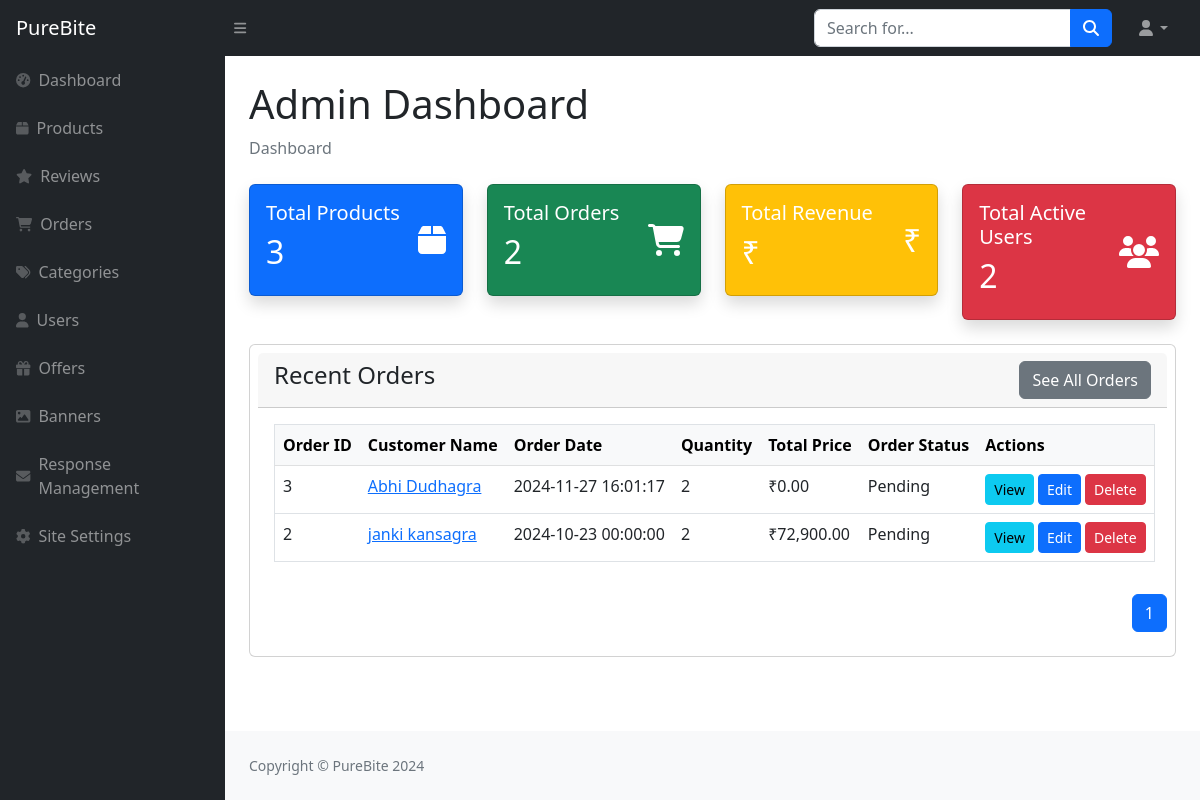
Screenshot of /Admin/index.php with the database file from the repository.
### tables this page shows
CREATE TABLE `order_header_tbl` (
  `Order_Id` int(11) NOT NULL,
  `User_Id` int(11) NOT NULL,
  `Order_Date` datetime NOT NULL,
  `Order_Status` varchar(10) NOT NULL,
  `Billing_Address_Id` int(11) NOT NULL,
  `Shipping_Address_Id` int(11) NOT NULL,
  `Shipping_Charge` float NOT NULL DEFAULT 0,
  `Total` double NOT NULL DEFAULT 0,
  `Payment_Mode` varchar(50) DEFAULT 'Cash on Delivery'
);

### Admin/common/orders-table.php (the view, shortened to what this page needs)
<?php
                    $search = isset($_GET['search']) ? $_GET['search'] : '';
                    $search_query = '';
                    $query = "
                        SELECT
                            oh.Order_Id,
                            CONCAT(u.First_Name, ' ', u.Last_Name) AS Customer_Name,
                            oh.Order_Date,
                            SUM(od.Quantity) AS Total_Quantity,
                            oh.Total AS Total_Price,
                            oh.Order_Status
                        FROM order_header_tbl oh
                        JOIN user_details_tbl u ON oh.User_Id = u.User_Id
                        JOIN order_details_tbl od ON oh.Order_Id = od.Order_Id
                        $search_query
                        GROUP BY oh.Order_Id, Customer_Name, oh.Order_Date, oh.Order_Status
                        ORDER BY oh.Order_Date DESC
                    ";
                    $result = mysqli_query($con, $query);
                    $total_records = mysqli_num_rows($result);
                    $records_per_page = 10;
                    $total_pages = ceil($total_records / $records_per_page);
                    $page = isset($_GET['page']) ? $_GET['page'] : 1;
                    $start_from = ($page - 1) * $records_per_page;
                    $query .= " LIMIT $start_from, $records_per_page";
                    $result = mysqli_query($con, $query);
                ?>
            <div class="card-body">
                <table class="table border text-nowrap">
                    <thead class="table-light">
                        <tr>
                            <th>Order ID</th>
                            <th>Customer Name</th>
                            <th>Order Date</th>
                            <th>Quantity</th>
                            <th>Total Price</th>
                            <th>Order Status</th>
                            <th>Actions</th>
                        </tr>
                    </thead>
                    <tbody>
                        <?php
                        if (mysqli_num_rows($result) > 0)
                        {
                            while ($row = mysqli_fetch_assoc($result))
                            {
                                ?>
                                <tr>
                                <td><?php echo $row['Order_Id']; ?></td>
                                <td><a href='user-profile.php?username=<?php echo $row["Customer_Name"]; ?>'><?php echo $row["Customer_Name"]; ?></a></td>
                                <td><?php echo $row['Order_Date']; ?></td>
                                <td><?php echo $row['Total_Quantity']; ?></td>
                                <td>₹<?php echo number_format($row['Total_Price'], 2); ?></td>
                                <td><?php echo $row['Order_Status']; ?></td>
                                <td>
                                    <div class='d-flex flex-nowrap'>
                                        <a href='view-order.php?order_id=<?php echo $row["Order_Id"]; ?>' class='btn btn-info btn-sm me-1'>View</a>
                                        <a href='update-order.php?order_id=<?php echo $row["Order_Id"]; ?>' class='btn btn-primary btn-sm me-1'>Edit</a>
                                        <button class='btn btn-danger btn-sm' data-bs-toggle='modal' data-bs-target='#deleteModal<?php echo $row["Order_Id"]; ?>'>Delete</button>
                                    </div>
                                </td>
                            </tr>
                                <?php
                            }
                        } else {
                            echo "<tr><td colspan='7' class='text-center'>No orders found.</td></tr>";
                        }
                        ?>
                    </tbody>
                </table>
            </div>
            <div class="d-flex justify-content-end">
               <nav aria-label="Page navigation example">
                    <ul class="pagination">
                        <?php
                            for ($i = 1; $i <= $total_pages; $i++) {
                                echo "<li class='page-item " . ($i == $page ? 'active' : '') . "'><a class='page-link' href='?page=" . $i . "&search=" . $search . "'>" . $i . "</a></li>";
                            }
                        ?>
                    </ul>
                </nav>
            </div>

### rows the page displays
order_header_tbl: Order_Id "3", Customer_Name "Abhi Dudhagra", Order_Date "2024-11-27 16:01:17", Total_Quantity "2", Total "0.00", Order_Status "Pending"
order_header_tbl: Order_Id "2", Customer_Name "janki kansagra", Order_Date "2024-10-23 00:00:00", Total_Quantity "2", Total "72,900.00", Order_Status "Pending"

### other values shown
$total_products "3"
$total_orders "2"
$total_users "2"
